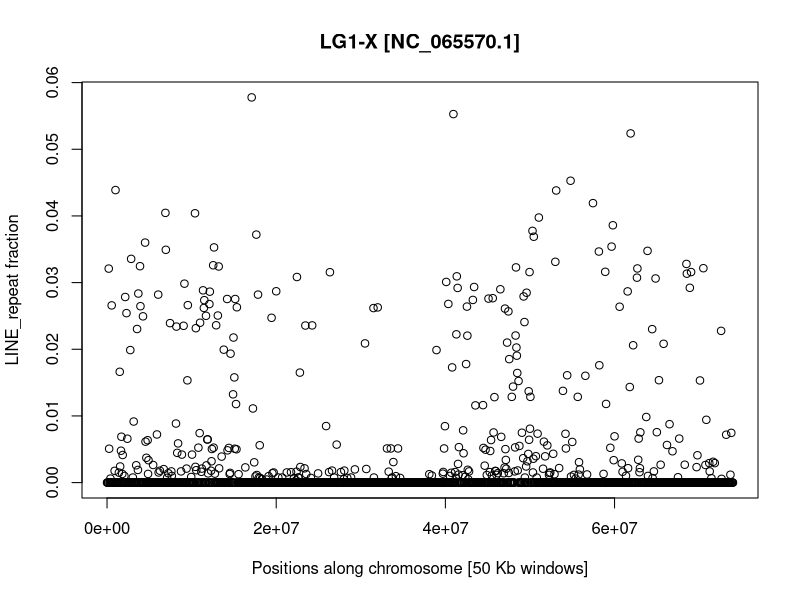
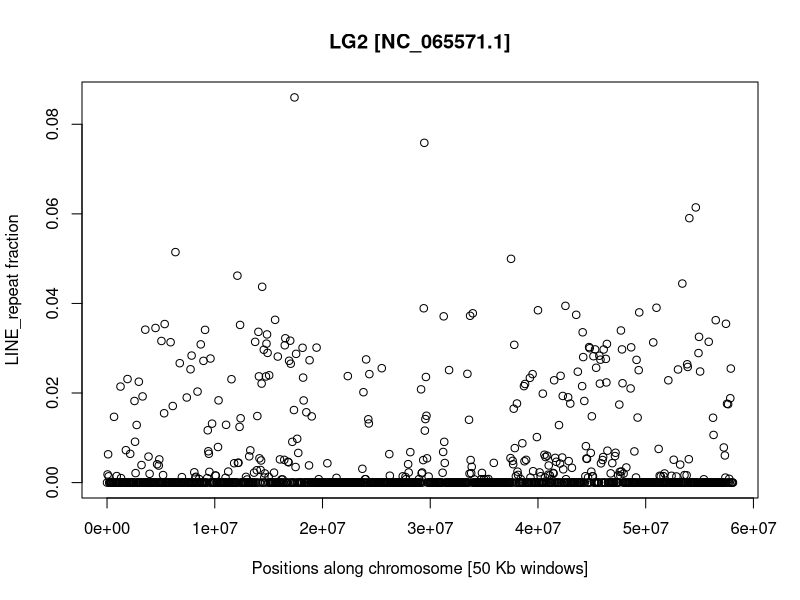
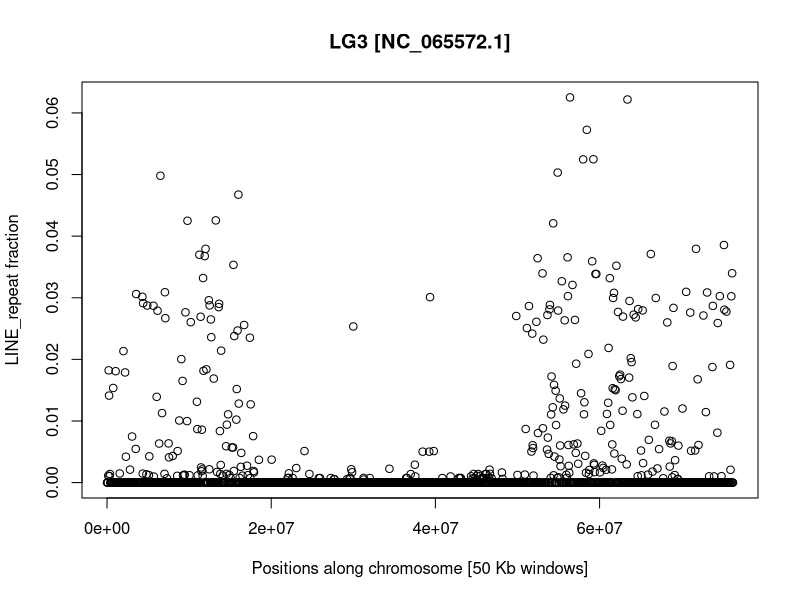
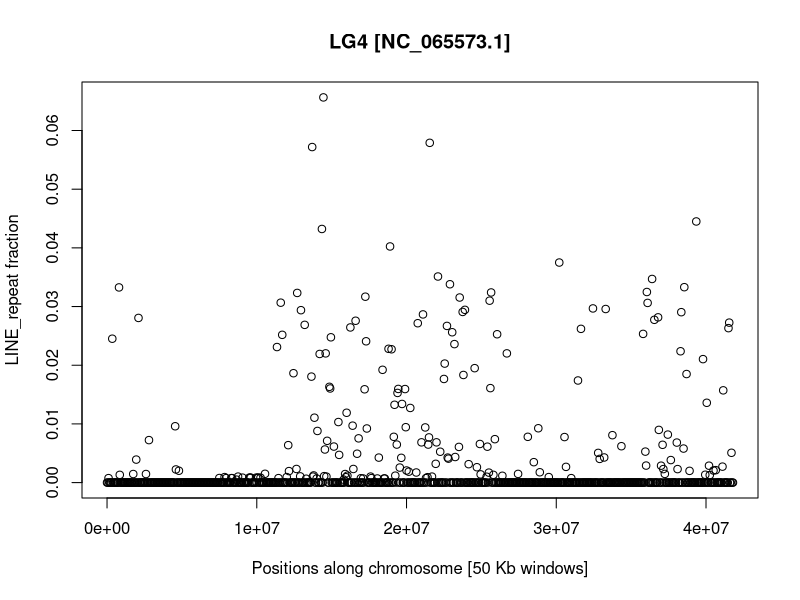
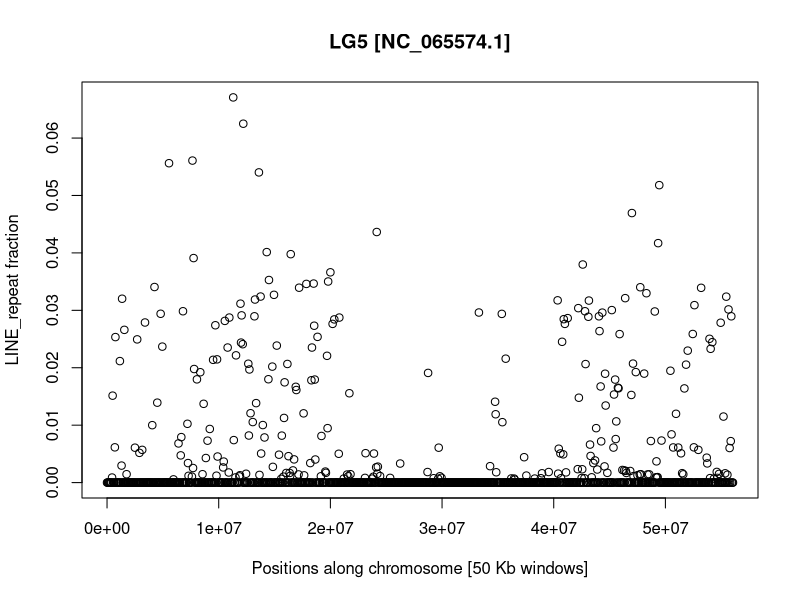
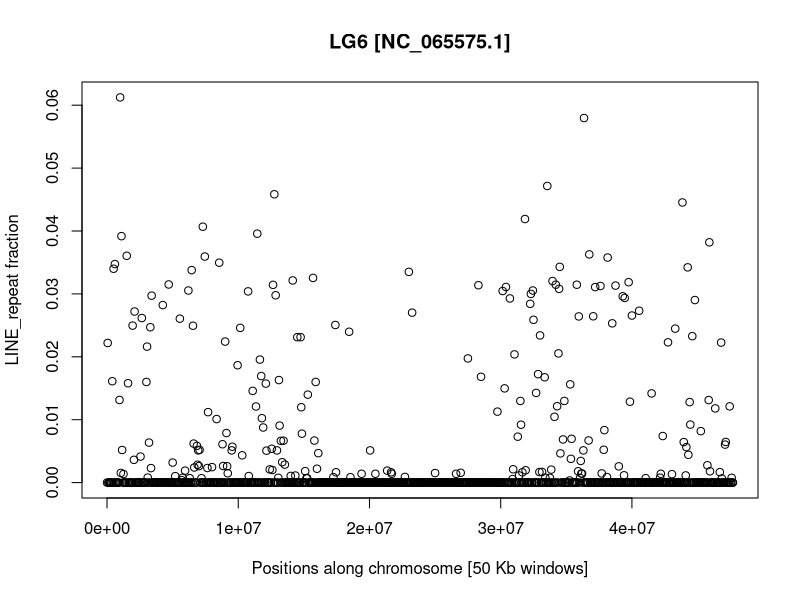
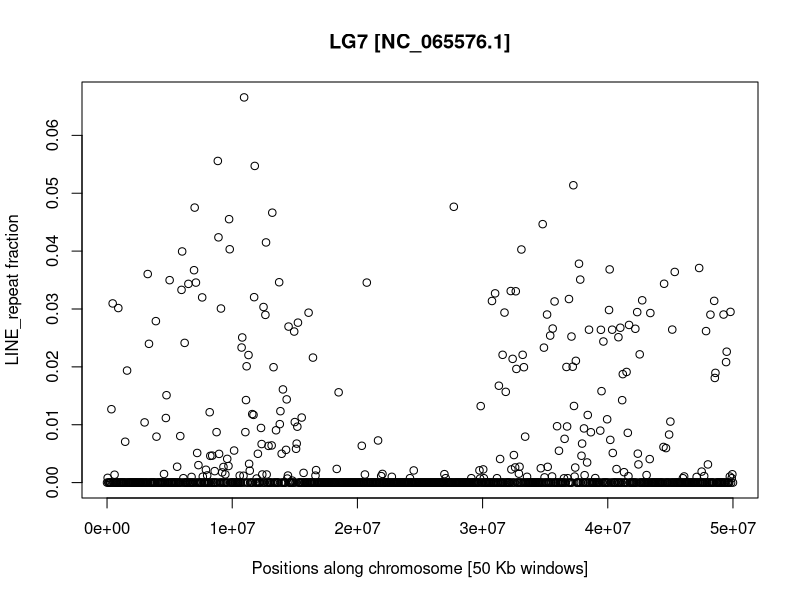
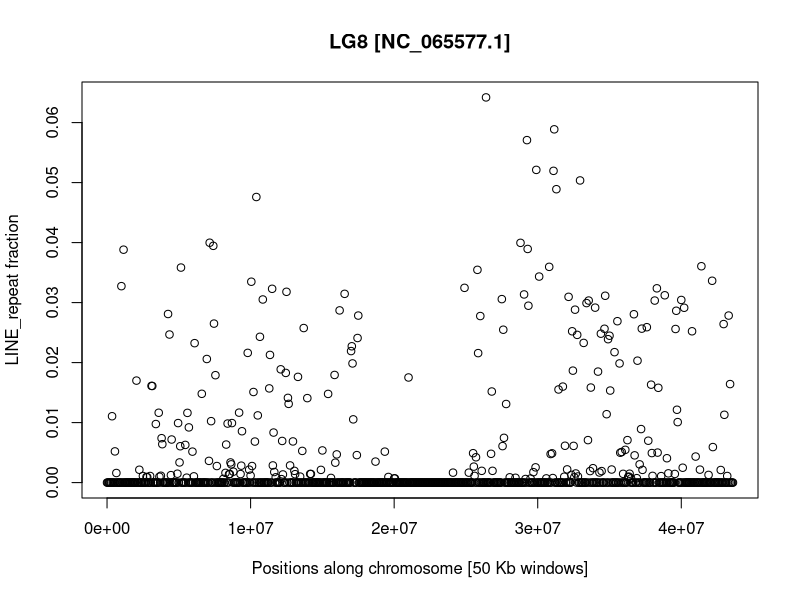

Write the R code that produced these figures, in order.
read.table(file="All_LINE_repeats_coverage.txt",header=F)->M

pdf("LG1_X_LINE_repeat_content.pdf",width=20)
plot(M$V2[M$V1=="NC_065570.1"],M$V7[M$V1=="NC_065570.1"],ylab="LINE_repeat fraction",xlab="Positions along chromosome [50 Kb windows]",main="LG1-X [NC_065570.1]")
dev.off()

pdf("LG2_A_LINE_repeat_content.pdf",width=20)
plot(M$V2[M$V1=="NC_065571.1"],M$V7[M$V1=="NC_065571.1"],ylab="LINE_repeat fraction",xlab="Positions along chromosome [50 Kb windows]",main="LG2 [NC_065571.1]")
dev.off()

pdf("LG3_A_LINE_repeat_content.pdf",width=20)
plot(M$V2[M$V1=="NC_065572.1"],M$V7[M$V1=="NC_065572.1"],ylab="LINE_repeat fraction",xlab="Positions along chromosome [50 Kb windows]",main="LG3 [NC_065572.1]")
dev.off()

pdf("LG4_A_LINE_repeat_content.pdf",width=20)
plot(M$V2[M$V1=="NC_065573.1"],M$V7[M$V1=="NC_065573.1"],ylab="LINE_repeat fraction",xlab="Positions along chromosome [50 Kb windows]",main="LG4 [NC_065573.1]")
dev.off()

pdf("LG5_A_LINE_repeat_content.pdf",width=20)
plot(M$V2[M$V1=="NC_065574.1"],M$V7[M$V1=="NC_065574.1"],ylab="LINE_repeat fraction",xlab="Positions along chromosome [50 Kb windows]",main="LG5 [NC_065574.1]")
dev.off()

pdf("LG6_A_LINE_repeat_content.pdf",width=20)
plot(M$V2[M$V1=="NC_065575.1"],M$V7[M$V1=="NC_065575.1"],ylab="LINE_repeat fraction",xlab="Positions along chromosome [50 Kb windows]",main="LG6 [NC_065575.1]")
dev.off()

pdf("LG7_A_LINE_repeat_content.pdf",width=20)
plot(M$V2[M$V1=="NC_065576.1"],M$V7[M$V1=="NC_065576.1"],ylab="LINE_repeat fraction",xlab="Positions along chromosome [50 Kb windows]",main="LG7 [NC_065576.1]")
dev.off()

pdf("LG8_A_LINE_repeat_content.pdf",width=20)
plot(M$V2[M$V1=="NC_065577.1"],M$V7[M$V1=="NC_065577.1"],ylab="LINE_repeat fraction",xlab="Positions along chromosome [50 Kb windows]",main="LG8 [NC_065577.1]")
dev.off()
